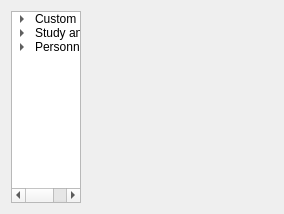
           <widget class="QWidget" name="setupPage">
            <layout class="QGridLayout" name="gridLayout_5" columnstretch="1,3">
             <item row="0" column="0">
              <widget class="QTreeWidget" name="treeWidget">
               <property name="rootIsDecorated">
                <bool>true</bool>
               </property>
               <property name="headerHidden">
                <bool>true</bool>
               </property>
               <column>
                <property name="text">
                 <string>Root</string>
                </property>
               </column>
               <item>
                <property name="text">
                 <string>Custom Fields</string>
                </property>
                <property name="icon">
                 <iconset resource="resources.qrc">
                  <normaloff>:/icons/48/Gnome Icons/48/Gnome-Text-X-Script-48.png</normaloff>:/icons/48/Gnome Icons/48/Gnome-Text-X-Script-48.png</iconset>
                </property>
                <item>
                 <property name="text">
                  <string>Action</string>
                 </property>
                 <property name="icon">
                  <iconset resource="resources.qrc">
                   <normaloff>:/icons/48/Gnome Icons/48/Gnome-Text-X-Script-48.png</normaloff>:/icons/48/Gnome Icons/48/Gnome-Text-X-Script-48.png</iconset>
                 </property>
                </item>
                <item>
                 <property name="text">
                  <string>Cause</string>
                 </property>
                 <property name="icon">
                  <iconset resource="resources.qrc">
                   <normaloff>:/icons/32/Gnome Icons/32/Gnome-Text-X-Script-32.png</normaloff>:/icons/32/Gnome Icons/32/Gnome-Text-X-Script-32.png</iconset>
                 </property>
                </item>
                <item>
                 <property name="text">
                  <string>Company</string>
                 </property>
                 <property name="icon">
                  <iconset resource="resources.qrc">
                   <normaloff>:/icons/32/Gnome Icons/32/Gnome-Text-X-Script-32.png</normaloff>:/icons/32/Gnome Icons/32/Gnome-Text-X-Script-32.png</iconset>
                 </property>
                </item>
                <item>
                 <property name="text">
                  <string>Consequence</string>
                 </property>
                 <property name="icon">
                  <iconset resource="resources.qrc">
                   <normaloff>:/icons/32/Gnome Icons/32/Gnome-Text-X-Script-32.png</normaloff>:/icons/32/Gnome Icons/32/Gnome-Text-X-Script-32.png</iconset>
                 </property>
                </item>
                <item>
                 <property name="text">
                  <string>Deviation</string>
                 </property>
                 <property name="icon">
                  <iconset resource="resources.qrc">
                   <normaloff>:/icons/32/Gnome Icons/32/Gnome-Text-X-Script-32.png</normaloff>:/icons/32/Gnome Icons/32/Gnome-Text-X-Script-32.png</iconset>
                 </property>
                </item>
                <item>
                 <property name="text">
                  <string>Deviation Detail</string>
                 </property>
                 <property name="icon">
                  <iconset resource="resources.qrc">
                   <normaloff>:/icons/32/Gnome Icons/32/Gnome-Text-X-Script-32.png</normaloff>:/icons/32/Gnome Icons/32/Gnome-Text-X-Script-32.png</iconset>
                 </property>
                </item>
                <item>
                 <property name="text">
                  <string>Drawing</string>
                 </property>
                 <property name="icon">
                  <iconset resource="resources.qrc">
                   <normaloff>:/icons/32/Gnome Icons/32/Gnome-Text-X-Script-32.png</normaloff>:/icons/32/Gnome Icons/32/Gnome-Text-X-Script-32.png</iconset>
                 </property>
                </item>
                <item>
                 <property name="text">
                  <string>Guide Word</string>
                 </property>
                 <property name="icon">
                  <iconset resource="resources.qrc">
                   <normaloff>:/icons/32/Gnome Icons/32/Gnome-Text-X-Script-32.png</normaloff>:/icons/32/Gnome Icons/32/Gnome-Text-X-Script-32.png</iconset>
                 </property>
                </item>
                <item>
                 <property name="text">
                  <string>Node</string>
                 </property>
                 <property name="icon">
                  <iconset resource="resources.qrc">
                   <normaloff>:/icons/32/Gnome Icons/32/Gnome-Text-X-Script-32.png</normaloff>:/icons/32/Gnome Icons/32/Gnome-Text-X-Script-32.png</iconset>
                 </property>
                </item>
                <item>
                 <property name="text">
                  <string>Parameter</string>
                 </property>
                 <property name="icon">
                  <iconset resource="resources.qrc">
                   <normaloff>:/icons/32/Gnome Icons/32/Gnome-Text-X-Script-32.png</normaloff>:/icons/32/Gnome Icons/32/Gnome-Text-X-Script-32.png</iconset>
                 </property>
                </item>
                <item>
                 <property name="text">
                  <string>Person</string>
                 </property>
                 <property name="icon">
                  <iconset resource="resources.qrc">
                   <normaloff>:/icons/32/Gnome Icons/32/Gnome-Text-X-Script-32.png</normaloff>:/icons/32/Gnome Icons/32/Gnome-Text-X-Script-32.png</iconset>
                 </property>
                </item>
                <item>
                 <property name="text">
                  <string>Safeguard</string>
                 </property>
                 <property name="icon">
                  <iconset resource="resources.qrc">
                   <normaloff>:/icons/32/Gnome Icons/32/Gnome-Text-X-Script-32.png</normaloff>:/icons/32/Gnome Icons/32/Gnome-Text-X-Script-32.png</iconset>
                 </property>
                </item>
                <item>
                 <property name="text">
                  <string>Session</string>
                 </property>
                 <property name="icon">
                  <iconset resource="resources.qrc">
                   <normaloff>:/icons/32/Gnome Icons/32/Gnome-Text-X-Script-32.png</normaloff>:/icons/32/Gnome Icons/32/Gnome-Text-X-Script-32.png</iconset>
                 </property>
                </item>
                <item>
                 <property name="text">
                  <string>Summary</string>
                 </property>
                 <property name="icon">
                  <iconset resource="resources.qrc">
                   <normaloff>:/icons/32/Gnome Icons/32/Gnome-Text-X-Script-32.png</normaloff>:/icons/32/Gnome Icons/32/Gnome-Text-X-Script-32.png</iconset>
                 </property>
                </item>
                <item>
                 <property name="text">
                  <string>Task</string>
                 </property>
                 <property name="icon">
                  <iconset resource="resources.qrc">
                   <normaloff>:/icons/32/Gnome Icons/32/Gnome-Text-X-Script-32.png</normaloff>:/icons/32/Gnome Icons/32/Gnome-Text-X-Script-32.png</iconset>
                 </property>
                </item>
               </item>
               <item>
                <property name="text">
                 <string>Study and Action Sheets</string>
                </property>
                <property name="icon">
                 <iconset resource="resources.qrc">
                  <normaloff>:/icons/48/Gnome Icons/48/Accessories-Dictionary-48.png</normaloff>:/icons/48/Gnome Icons/48/Accessories-Dictionary-48.png</iconset>
                </property>
                <item>
                 <property name="text">
                  <string>Custom Columns</string>
                 </property>
                 <property name="icon">
                  <iconset resource="resources.qrc">
                   <normaloff>:/icons/48/Gnome Icons/48/Gnome-Emblem-Downloads-48.png</normaloff>:/icons/48/Gnome Icons/48/Gnome-Emblem-Downloads-48.png</iconset>
                 </property>
                </item>
                <item>
                 <property name="text">
                  <string>Deviations</string>
                 </property>
                 <property name="icon">
                  <iconset resource="resources.qrc">
                   <normaloff>:/icons/48/Gnome Icons/48/Gnome-Emblem-Important-48.png</normaloff>:/icons/48/Gnome Icons/48/Gnome-Emblem-Important-48.png</iconset>
                 </property>
                </item>
                <item>
                 <property name="text">
                  <string>Actions Sheet</string>
                 </property>
                 <property name="icon">
                  <iconset resource="resources.qrc">
                   <normaloff>:/icons/48/Gnome Icons/48/Gnome-Contact-New-48.png</normaloff>:/icons/48/Gnome Icons/48/Gnome-Contact-New-48.png</iconset>
                 </property>
                </item>
                <item>
                 <property name="text">
                  <string>Study Sheet</string>
                 </property>
                 <property name="icon">
                  <iconset resource="resources.qrc">
                   <normaloff>:/icons/48/Gnome Icons/48/Accessories-Dictionary-48.png</normaloff>:/icons/48/Gnome Icons/48/Accessories-Dictionary-48.png</iconset>
                 </property>
                </item>
                <item>
                 <property name="text">
                  <string>Study Numbering Modes</string>
                 </property>
                 <property name="icon">
                  <iconset resource="resources.qrc">
                   <normaloff>:/icons/48/Gnome Icons/48/Accessories-Dictionary-48.png</normaloff>:/icons/48/Gnome Icons/48/Accessories-Dictionary-48.png</iconset>
                 </property>
                </item>
                <item>
                 <property name="text">
                  <string>Grid Cell Formats</string>
                 </property>
                 <property name="icon">
                  <iconset resource="resources.qrc">
                   <normaloff>:/icons/48/Gnome Icons/48/Gnome-Insert-Text-48.png</normaloff>:/icons/48/Gnome Icons/48/Gnome-Insert-Text-48.png</iconset>
                 </property>
                 <item>
                  <property name="text">
                   <string>Defualt Cell Format</string>
                  </property>
                  <property name="icon">
                   <iconset resource="resources.qrc">
                    <normaloff>:/icons/48/Gnome Icons/48/Gnome-Insert-Text-48.png</normaloff>:/icons/48/Gnome Icons/48/Gnome-Insert-Text-48.png</iconset>
                  </property>
                 </item>
                 <item>
                  <property name="text">
                   <string>Defualt Column Heading Format</string>
                  </property>
                  <property name="icon">
                   <iconset resource="resources.qrc">
                    <normaloff>:/icons/48/Gnome Icons/48/Gnome-Insert-Text-48.png</normaloff>:/icons/48/Gnome Icons/48/Gnome-Insert-Text-48.png</iconset>
                  </property>
                 </item>
                </item>
               </item>
               <item>
                <property name="text">
                 <string>Personnel</string>
                </property>
                <property name="icon">
                 <iconset resource="resources.qrc">
                  <normaloff>:/icons/48/Gnome Icons/48/Gnome-System-Users-48.png</normaloff>:/icons/48/Gnome Icons/48/Gnome-System-Users-48.png</iconset>
                </property>
                <item>
                 <property name="text">
                  <string>Roles</string>
                 </property>
                 <property name="icon">
                  <iconset resource="resources.qrc">
                   <normaloff>:/icons/48/Gnome Icons/48/User-Info-48.png</normaloff>:/icons/48/Gnome Icons/48/User-Info-48.png</iconset>
                 </property>
                </item>
               </item>
              </widget>
             </item>
             <item row="0" column="1">
              <widget class="QStackedWidget" name="stackedWidget_2">
               <widget class="QWidget" name="page"/>
               <widget class="QWidget" name="page_2"/>
              </widget>
             </item>
            </layout>
           </widget>
